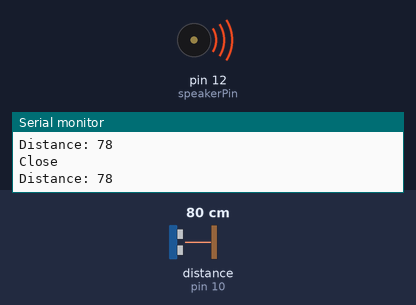
The sketch below on a simulated Arduino Uno, built with avr-gcc and run on an emulated ATmega328P. Shown: buzzer (waves = sounding, pin HIGH), the last lines printed to the serial monitor. Wiring (inferred from the names in the program): ultrasonic range finder: trigger pin 9; echo pin 10. Inputs (shaded band) come from the test bench; at power-on: distance to the obstacle (sensor on pin 10) 80 cm. The echo pulse lasts 58.3 µs per cm; pins used as bus, display or sensor lines are not drawn.

Above: at 1.2 s.
1.3 s: distance to the obstacle (sensor on pin 10) set to 35 cm
4.3 s: distance to the obstacle (sensor on pin 10) set to 4 cm
At 5.0 s:
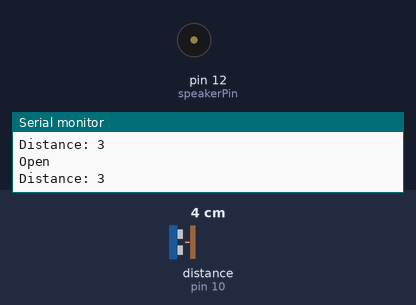
7.3 s: distance to the obstacle (sensor on pin 10) set to 9 cm
At 7.45 s:
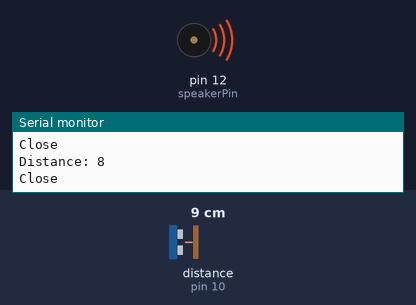
10.3 s: distance to the obstacle (sensor on pin 10) set to 2 cm
Timing chart, 0 to 12.8 s (numbered marks = the images above; inputs shaded):
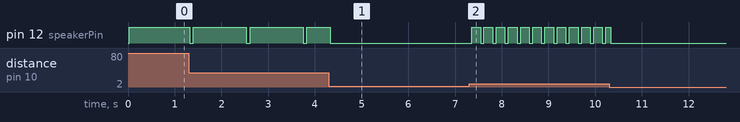

The sketch:

arduino_ultrasonic.ino
```cpp
#include <LiquidCrystal_I2C.h>

const int trigPin = 9;  //สร้างตัวแปลและบอกว่าต่อขาไหน
const int echoPin = 10;  //สร้างตัวแปลและบอกว่าต่อขาไหน
const int speakerPin = 12; //สร้างตัวแปลและบอกว่าต่อขาไหน

long duration;  //ระยะเวลา
int distance; // ระยะทาง
int beepCount =0; // ระยะของเสียง
LiquidCrystal_I2C lcd(0x3F,20,4);
//---------------------------------------------------------------------
void setup() { // รันครั้งแรก ส่วนมาก นิยมใช้ รันบอกโปรแกรมว่ามีตัวแปลชนิดอะไร
  pinMode(trigPin, OUTPUT); // ชนิดของตัวแปล
  pinMode(echoPin, INPUT); // ชนิดของตัวแปล
  pinMode(speakerPin, OUTPUT); // ชนิดของตัวแปล
  Serial.begin(9600); // น่าจะบอกความเร็วของการส่งข้อมูลของโปรแกรม
}

void loop() {

  digitalWrite(trigPin, LOW);
  delayMicroseconds(2);

  digitalWrite(trigPin, HIGH);
  delayMicroseconds(10);
  digitalWrite(trigPin, LOW);

  duration = pulseIn(echoPin, HIGH);
  distance = duration * 0.034 / 2; // 0.034 มาจากสูตรของความเร็วเสียง 340
  Serial.print("Distance: ");
  Serial.println(distance);
  beep(distance); // รับค่าระยะทาง
}

void beep(int distance) {

  beepCount += 12;
  if(beepCount / (distance * 10) > 1){
  digitalWrite(speakerPin, LOW);
  Serial.println("Open");
  beepCount = 0;
}else if(beepCount > 50){
  digitalWrite(speakerPin, HIGH);
  Serial.println("Close");
  }

}
```

Measured:
- after the input at 7.3 s, pin 12 (speakerPin): alternates HIGH for 0.19 s and LOW for 0.07 s, starting after 0.06 s
